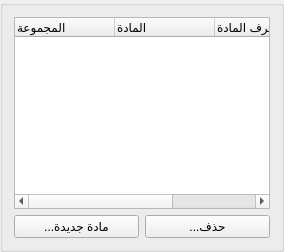
    <widget class="QGroupBox" name="groupBox">
     <property name="minimumSize">
      <size>
       <width>250</width>
       <height>0</height>
      </size>
     </property>
     <property name="maximumSize">
      <size>
       <width>300</width>
       <height>16777215</height>
      </size>
     </property>
     <property name="title">
      <string/>
     </property>
     <layout class="QGridLayout" name="gridLayout_3">
      <item row="1" column="1">
       <widget class="QPushButton" name="delete_btn">
        <property name="text">
         <string>...حذف</string>
        </property>
       </widget>
      </item>
      <item row="1" column="0">
       <widget class="QPushButton" name="add_new_material_btn">
        <property name="text">
         <string>...مادة جديدة</string>
        </property>
       </widget>
      </item>
      <item row="0" column="0" colspan="2">
       <widget class="QTreeWidget" name="materials_tree">
        <column>
         <property name="text">
          <string>المجموعة</string>
         </property>
        </column>
        <column>
         <property name="text">
          <string>المادة</string>
         </property>
        </column>
        <column>
         <property name="text">
          <string>معرف المادة</string>
         </property>
        </column>
        <column>
         <property name="text">
          <string>معرف المجموعة</string>
         </property>
        </column>
       </widget>
      </item>
     </layout>
    </widget>
